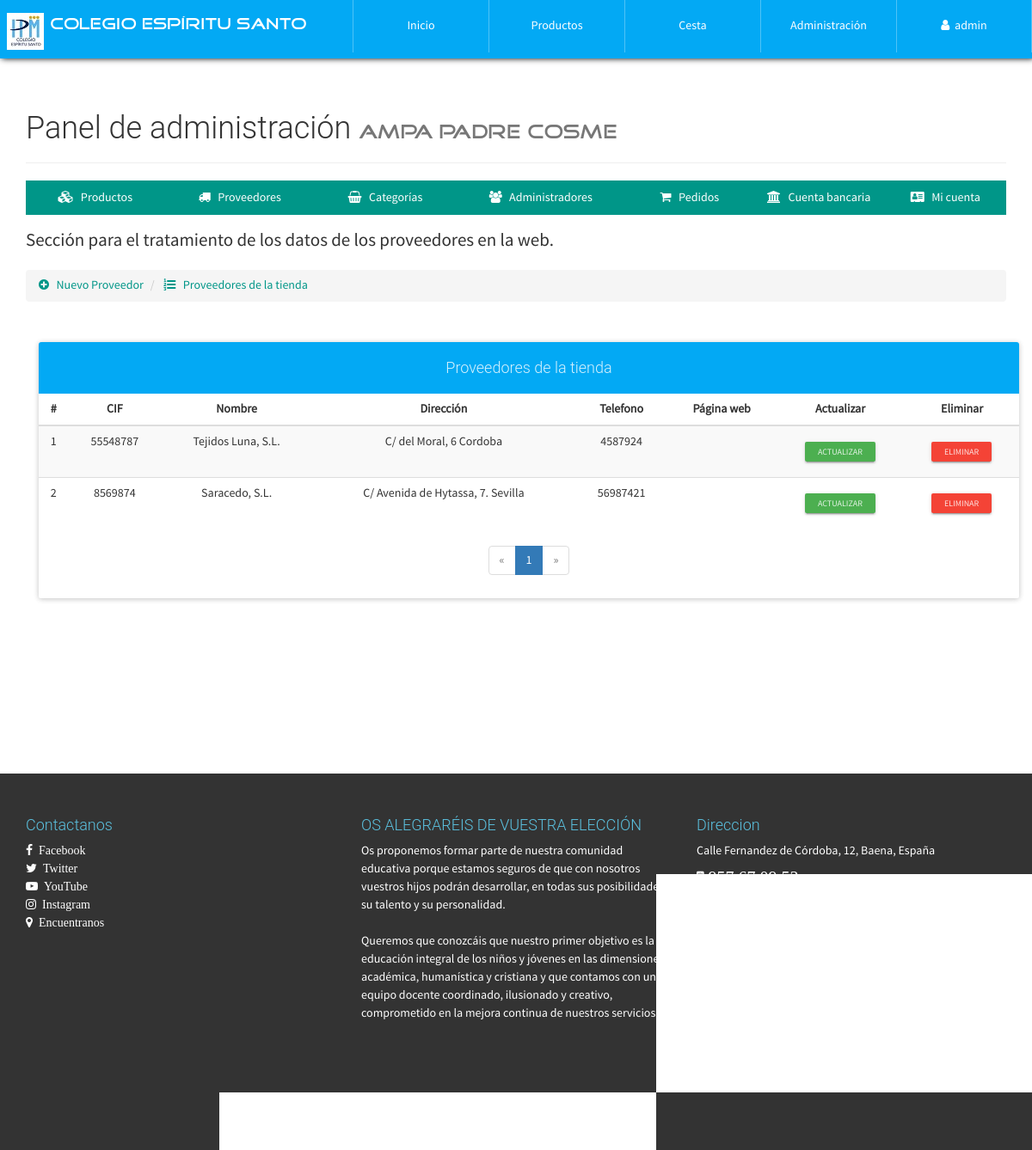
The app's page /configAdmin.php?view=providerlist (signed in) with its own data.
### tables this page shows
CREATE TABLE `proveedor` (
  `NITProveedor` varchar(30) NOT NULL,
  `NombreProveedor` varchar(30) NOT NULL,
  `Direccion` varchar(200) NOT NULL,
  `Telefono` varchar(20) NOT NULL,
  `PaginaWeb` varchar(30) NOT NULL
);

### admin/providerlist-view.php (the view, shortened to what this page needs)
<p class="lead">
    Sección para el tratamiento de los datos de los proveedores en la web.
</p>
<ul class="breadcrumb" style="margin-bottom: 5px;">
    <li>
        <a href="configAdmin.php?view=provider">
            <i class="fa fa-plus-circle" aria-hidden="true"></i> &nbsp; Nuevo Proveedor
        </a>
    </li>
    <li>
        <a href="configAdmin.php?view=providerlist"><i class="fa fa-list-ol" aria-hidden="true"></i> &nbsp; Proveedores de la tienda</a>
    </li>
</ul>
<div class="container">
	<div class="row">
		<div class="col-xs-12">
            <br><br>
            <div class="panel panel-info">
                <div class="panel-heading text-center"><h4>Proveedores de la tienda</h4></div>
              	<div class="table-responsive">
                  <table class="table table-striped table-hover">
                      	<thead>
                          	<tr>
								<th class="text-center">#</th>
                              	<th class="text-center">CIF</th>
                              	<th class="text-center">Nombre</th>
                              	<th class="text-center">Dirección</th>
                              	<th class="text-center">Telefono</th>
                              	<th class="text-center">Página web</th>
                              	<th class="text-center">Actualizar</th>
                              	<th class="text-center">Eliminar</th>
                          	</tr>
                      	</thead>
                      	<tbody>
                          	<?php
								$mysqli = mysqli_connect(SERVER, USER, PASS, BD);
								mysqli_set_charset($mysqli, "utf8");
								$pagina = isset($_GET['pag']) ? (int)$_GET['pag'] : 1;
								$regpagina = 30;
								$inicio = ($pagina > 1) ? (($pagina * $regpagina) - $regpagina) : 0;
								$proveedores=mysqli_query($mysqli,"SELECT SQL_CALC_FOUND_ROWS * FROM proveedor LIMIT $inicio, $regpagina");
								$totalregistros = mysqli_query($mysqli,"SELECT FOUND_ROWS()");
								$totalregistros = mysqli_fetch_array($totalregistros, MYSQLI_ASSOC);
								$numeropaginas = ceil($totalregistros["FOUND_ROWS()"]/$regpagina);
								$cr=$inicio+1;
                                while($prov=mysqli_fetch_array($proveedores, MYSQLI_ASSOC)){
                            ?>
							<tr>
								<td class="text-center"><?php echo $cr; ?></td>
								<td class="text-center"><?php echo $prov['NITProveedor']; ?></td>
								<td class="text-center"><?php echo $prov['NombreProveedor']; ?></td>
								<td class="text-center"><?php echo $prov['Direccion']; ?></td>
								<td class="text-center"><?php echo $prov['Telefono']; ?></td>
								<td class="text-center"><?php echo $prov['PaginaWeb']; ?></td>
								<td class="text-center">
	                        		<a href="configAdmin.php?view=providerinfo&code=<?php echo $prov['NITProveedor']; ?>" class="btn btn-raised btn-xs btn-success">Actualizar</a>
	                        	</td>
	                        	<td class="text-center">
	                        		<form action="process/delprove.php" method="POST" class="FormCatElec" data-form="delete">
	                        			<button type="submit" class="btn btn-raised btn-xs btn-danger">Eliminar</button>
	                        		</form>
	                        	</td>
                            <?php
                            	$cr++;
                                }
                            ?>
                      	</tbody>
                  </table>
              	</div>
                <?php if($numeropaginas>=1): ?>
              	<div class="text-center">
                  <ul class="pagination">
                    <?php if($pagina == 1): ?>
                        <li class="disabled">
                            <a>
                                <span aria-hidden="true">&laquo;</span>
                            </a>
                        </li>
                    <?php endif; ?>
                    <?php
                        for($i=1; $i <= $numeropaginas; $i++ ){
                            if($pagina == $i){
                                echo '<li class="active"><a href="configAdmin.php?view=providerlist&pag='.$i.'">'.$i.'</a></li>';
                            }else{
                                echo '<li><a href="configAdmin.php?view=providerlist&pag='.$i.'">'.$i.'</a></li>';
                            }
                        }
                    ?>
                    <?php if($pagina == $numeropaginas): ?>
                        <li class="disabled">
                            <a>
                                <span aria-hidden="true">&raquo;</span>
                            </a>
                        </li>
                    <?php endif; ?>
                  </ul>
                </div>
                <?php endif; ?>
            </div>
        </div>
	</div>
</div>

### configAdmin.php (shortened to what this page needs)
<!DOCTYPE html>
<html lang="es">
<head>
    <?php include './inc/link.php'; ?>
</head>
<body id="container-page-configAdmin">
    <?php include './inc/navbar.php'; ?>
    <section id="prove-product-cat-config">
        <div class="container">
          <div class="page-header">
            <h1>Panel de administración <small class="tittles-pages-logo">AMPA Padre Cosme</small></h1>
          </div>
          <ul class="nav nav-tabs nav-justified" style="margin-bottom: 15px;">
            <li>
              <a href="configAdmin.php?view=product">
                <i class="fa fa-cubes" aria-hidden="true"></i> &nbsp; Productos
              </a>
            </li>
            <li>
              <a href="configAdmin.php?view=provider">
                <i class="fa fa-truck" aria-hidden="true"></i> &nbsp; Proveedores
              </a>
            </li>
            <li>
              <a href="configAdmin.php?view=category">
                <i class="fa fa-shopping-basket" aria-hidden="true"></i> &nbsp; Categorías
              </a>
            </li>
            <li>
              <a href="configAdmin.php?view=admin">
                <i class="fa fa-users" aria-hidden="true"></i> &nbsp; Administradores
              </a>
            </li>
            <li>
              <a href="configAdmin.php?view=order">
                <i class="fa fa-shopping-cart" aria-hidden="true"></i> &nbsp; Pedidos
              </a>
            </li>
            <li>
              <a href="configAdmin.php?view=bank">
                <i class="fa fa-university" aria-hidden="true"></i> &nbsp; Cuenta bancaria
              </a>
            </li>
            <li>
              <a href="configAdmin.php?view=account">
                <i class="fa fa-address-card" aria-hidden="true"></i> &nbsp; Mi cuenta
              </a>
            </li>
          </ul>
          <?php
            $content=$_GET['view'];
            $WhiteList=["product","productlist","productinfo","provider","providerlist","providerinfo","category","categorylist","categoryinfo","admin","adminlist","order","bank","account"];
            if(isset($content)){
              if(in_array($content, $WhiteList) && is_file("./admin/".$content."-view.php")){
                include "./admin/".$content."-view.php";
              }else{
                echo '<h2 class="text-center">Lo sentimos, la opción que ha seleccionado no se encuentra disponible</h2>';
              }
            }else{
              echo '<h2 class="text-center">Para empezar, por favor escoja una opción del menú de administración</h2>';
            }
          ?>
        </div>
    </section>
    <?php include './inc/footer.php'; ?>
</body>
</html>

### inc/link.php (shortened to what this page needs)
<link rel="stylesheet" href="./css/font-awesome.min.css">
<link rel="stylesheet" href="./css/normalize.css">
<link rel="stylesheet" href="./css/bootstrap.min.css">
<link rel="stylesheet" href="./css/bootstrap-material-design.min.css">
<link rel="stylesheet" href="./css/ripples.min.css">
<link rel="stylesheet" href="./css/sweetalert.css">
<link rel="stylesheet" href="./css/media.css">
<link rel="stylesheet" href="./css/style.css">

### inc/navbar.php (shortened to what this page needs)
<nav id="navbar-auto-hidden">
        <div class="row hidden-xs">
            <div class="col-xs-4">
                <p class="text-navbar tittles-pages-logo"><img src="./assets/img/logo.jpg"></p>
                <p class="text-navbar tittles-pages-logo">Colegio Espíritu Santo</p>
            </div>
            <div class="col-xs-8">
              <div class="contenedor-tabla pull-right">
                <div class="contenedor-tr">
                  <a href="index.php" class="table-cell-td">Inicio</a>
                  <a href="product.php" class="table-cell-td">Productos</a>
                  <?php
                      if(!$_SESSION['nombreAdmin']==""){
                          echo '
                              <a href="carrito.php" class="table-cell-td">Cesta</a>
                              <a href="configAdmin.php" class="table-cell-td">Administración</a>
                              <a href="#!" class="table-cell-td exit-system">
                                  <i class="fa fa-user"></i>&nbsp;&nbsp;'.$_SESSION['nombreAdmin'].'
                              </a>
                           ';
                      }else if(!$_SESSION['nombreUser']==""){
                          echo '
                              <a href="pedido.php" class="table-cell-td">Pedido</a>
                              <a href="carrito.php" class="table-cell-td">Cesta</a>
                              <a href="#!" class="table-cell-td exit-system">
                              <i class="fa fa-user"></i>&nbsp;&nbsp;'.$_SESSION['nombreUser'].'
                              </a>
                              <a href="#!" class="table-cell-td userConBtn" data-code="'.$_SESSION['UserNIT'].'">
                                <i class="glyphicon glyphicon-cog"></i>
                              </a>
                           ';
                      }
                  ?>
                </div>
              </div>
            </div>
        </div>
    </nav>

### inc/footer.php (shortened to what this page needs)
<footer>
    <div class="container">
        <div class="row">
            <div class="col-sm-4">
                <h4 class="text-footer">Contactanos</h4>
                <a href="https://www.facebook.com/people/Colegio-Esp%C3%ADritu-Santo-de-Baena/100063623396027/" target="_blank">
                    <i class="fa fa-facebook" aria-hidden="true">&nbsp; Facebook </i>
                </a><br>
                <a href="https://colegioespiritusanto.org/#" target="_blank">
                    <i class="fa fa-twitter" aria-hidden="true">&nbsp; Twitter </i>
                </a><br>
                <a href="https://www.youtube.com/@colegioespiritusanto8861" target="_blank">
                    <i class="fa fa-youtube-play" aria-hidden="true">&nbsp; YouTube </i>
                </a><br>
                <a href="https://colegioespiritusanto.org/#" target="_blank">
                    <i class="fa fa-instagram" aria-hidden="true">&nbsp; Instagram </i>
                </a><br>
                <a href="https://www.google.com/maps/place/C.+Fern%C3%A1ndez+de+C%C3%B3rdoba,+12,+14850+Baena,+C%C3%B3rdoba/@37.6164171,-4.3256609,15z/data=!4m16!1m9!3m8!1s0xd6da1625d1066ed:0x32dd69c00ce46e8b!2sC.+Fern%C3%A1ndez+de+C%C3%B3rdoba,+12,+14850+Baena,+C%C3%B3rdoba!3b1!8m2!3d37.6164171!4d-4.3169062!10e5!16s%2Fg%2F11c122gl2n!3m5!1s0xd6da1625d1066ed:0x32dd69c00ce46e8b!8m2!3d37.6164171!4d-4.3169062!16s%2Fg%2F11c122gl2n" target="_blank">
                    <i class="fa fa-map-marker" aria-hidden="true">&nbsp; Encuentranos </i>
                </a>
            </div>
            <div class="col-sm-4">
                <h4 class="text-footer">OS ALEGRARÉIS DE VUESTRA ELECCIÓN</h4>
                <p>
                    Os proponemos formar parte de nuestra comunidad educativa porque estamos seguros de que con nosotros vuestros hijos podrán desarrollar, en todas sus posibilidades, su talento y su personalidad.
                    <br><br>Queremos que conozcáis que nuestro primer objetivo es la educación integral de los niños y jóvenes en las dimensiones académica, humanística y cristiana y que contamos con un equipo docente coordinado, ilusionado y creativo, comprometido en la mejora continua de nuestros servicios.
                </p>
            </div>
            <div class="col-sm-4">
                <h4 class="text-footer" >Direccion</h4>
                <p style="color: #FFF">Calle Fernandez de Córdoba, 12, Baena, España</p>
                <p class="fa fa-mobile" style="font-size:20px"  aria-hidden="true">  957 67 09 53</p></br>
                E-mail: <a href="mailto:secretaria@colegioespiritusanto.org" target="_blank" style="color: #5bc0de"> &nbsp; secretaria@colegioespiritusanto.org</a>
            </div>
        </div>
    </div>
    <br><br><br>
    <h5 class="text-center tittles-pages-logo text-footer">AMPA Padre Cosme &copy; 2023</h5>
</footer>

### css/media.css (style rules this page uses)
@media (min-width: 1200px) { .contenedor-tabla { width: 90%; } }

### css/style.css (style rules this page uses)
body { font-family: "FontFamilySPro"; line-height: 1.5; font-size: 1.4em; width: 100%; height: 100%; margin: 0px; padding: 0px; background-position: center center; background-repeat: no-repeat; background-attachment: fixed; background-size: cover; background-color: #fff; }
nav { width: 100%; position: fixed; top: 0px; background-color: #03a9f4; box-shadow: 2px 0px 7px #000; z-index: 50; }
.contenedor-tabla { display: table; width: 100%; }
.contenedor-tr { display: table-row; width: 100%; }
.contenedor-tr > a { text-decoration: none; color: #fff; }
.contenedor-tr > a:last-child { border-right: 1px solid rgba(255, 255, 255,0.3); }
.table-cell-td { display: table-cell; padding: 20px 7px; border-left: 1px solid rgba(255, 255, 255,0.3); text-align: center; width: 20%; }
.text-navbar { color: #fff; font-size: 19px; float: left; margin-left: 2%; margin-top: 15px; }
section { width: 100%; margin: 0px; padding: 90px 0px; }
footer { width: 100%; color: #fff; background-color: #333; padding: 40px 0px; }
.text-footer { color: #5bc0de; }
footer a { color: #fff; }
.tittles-pages-logo { font-family: "FontFamilyLogo"; }
#container-page-configAdmin { background-image: url(../assets/img/font-index-c.jpg); }
#prove-product-cat-config { background-color: #fff; min-height: 900px; }

### records on screen
proveedor: NITProveedor "55548787", NombreProveedor "Tejidos Luna, S.L.", Direccion "C/ del Moral, 6 Cordoba", Telefono "4587924"
proveedor: NITProveedor "8569874", NombreProveedor "Saracedo, S.L.", Direccion "C/ Avenida de Hytassa, 7. Sevilla", Telefono "56987421"

### other values on screen
$_SESSION['nombreAdmin'] "admin"
